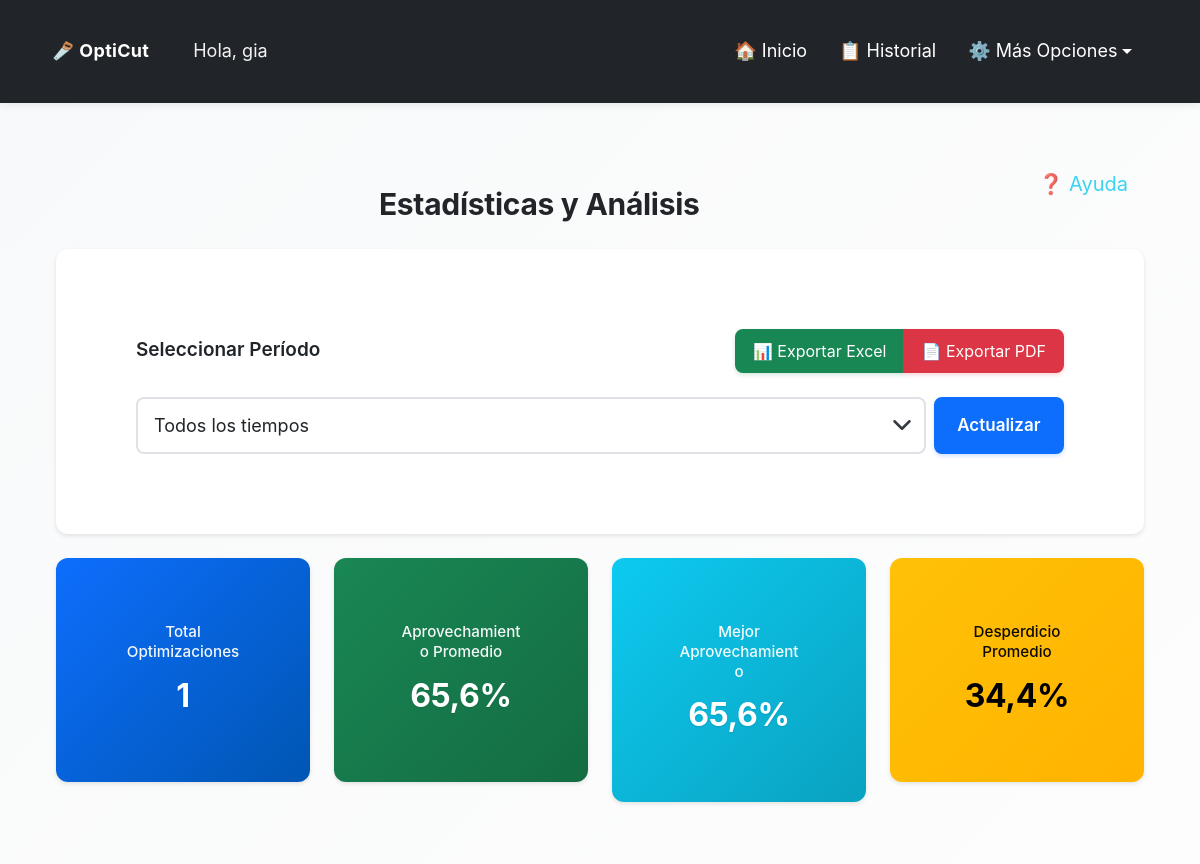
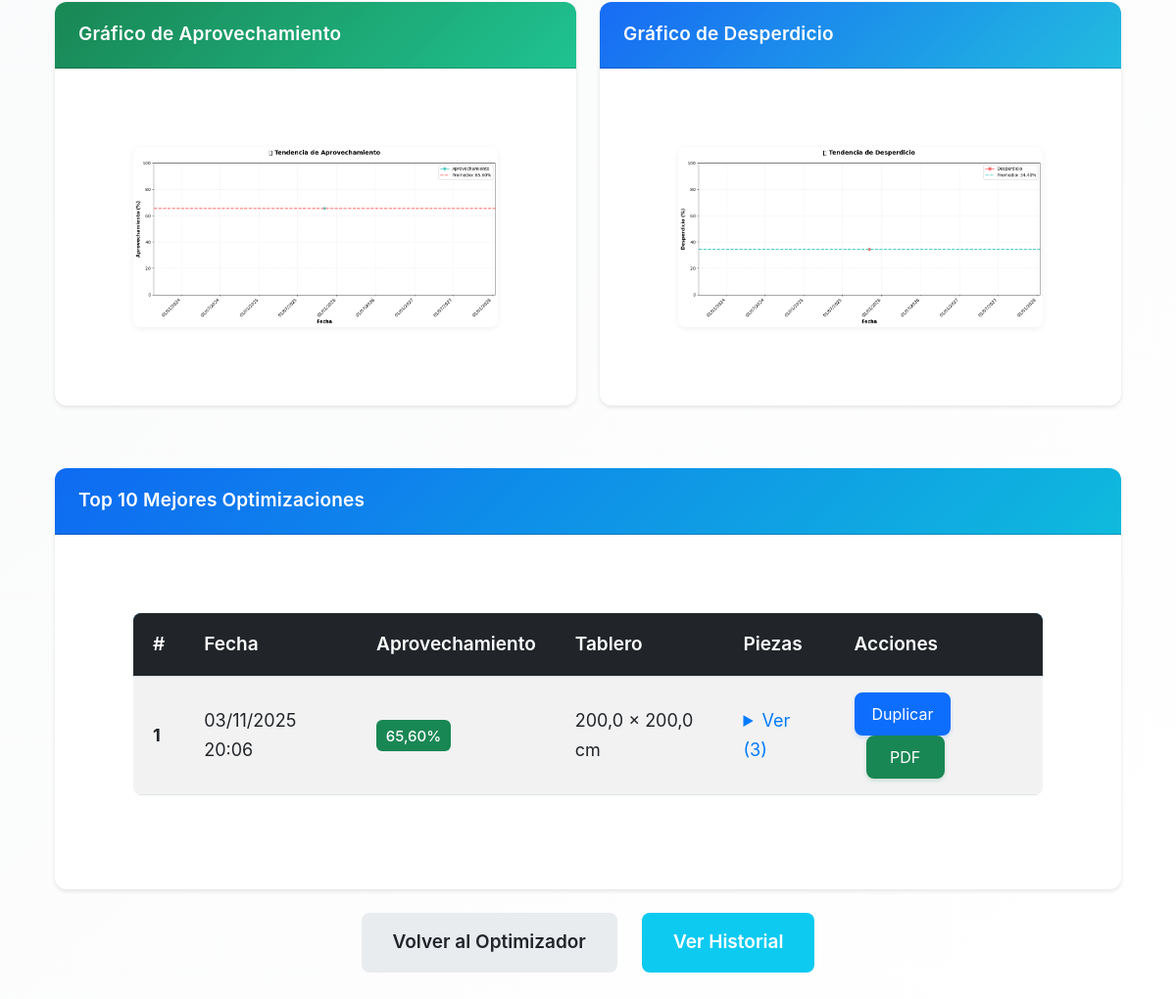
Screenshot of /opticut/estadisticas/ (signed in) with the database file from the repository (2 pictures, top to bottom).
### opticut/models.py (models this page shows, shortened)
class Optimizacion(models.Model):
    UNIDADES_CHOICES = [
        ('cm', 'Centímetros (cm)'),
        ('m', 'Metros (m)'),
        ('in', 'Pulgadas (in)'),
        ('ft', 'Pies (ft)'),
    ]
    usuario = models.ForeignKey(User, on_delete=models.CASCADE)
    fecha = models.DateTimeField(auto_now_add=True)
    ancho_tablero = models.FloatField()  # Siempre guardado en cm (permite decimales)
    alto_tablero = models.FloatField()  # Siempre guardado en cm (permite decimales)
    unidad_medida = models.CharField(max_length=2, choices=UNIDADES_CHOICES, default='cm',
                                     help_text="Unidad de medida usada por el usuario")
    piezas = models.TextField(help_text="Listado de piezas en formato ancho,alto,cantidad")
    imagen = models.ImageField(upload_to='optimizaciones/', null=True, blank=True)
    pdf = models.FileField(upload_to='pdfs/', null=True, blank=True)
    aprovechamiento_total = models.FloatField(default=0)
    favorito = models.BooleanField(default=False)
    permitir_rotacion = models.BooleanField(default=True, help_text="Permitir rotación automática de piezas 90°")
    margen_corte = models.FloatField(default=0.3, help_text="Margen de corte (kerf) en cm (guardado internamente). El valor se ingresa en mm.")
    material = models.ForeignKey(
        Material,
        on_delete=models.SET_NULL,
        null=True,
        blank=True,
        help_text="Material/tablero utilizado (opcional)"
    )
    precio_tablero = models.DecimalField(
        max_digits=10,
        decimal_places=2,
        null=True,
        blank=True,
        help_text="Precio por tablero usado en esta optimización"
    )
    mano_obra = models.DecimalField(
        max_digits=10,
        decimal_places=2,
        default=Decimal('0.00'),
        help_text="Costo de mano de obra (opcional)"
    )
    num_tableros = models.IntegerField(
        default=0,
        help_text="Número de tableros utilizados (calculado automáticamente)"
    )
    cliente = models.ForeignKey(
        'Cliente',
        on_delete=models.SET_NULL,
        null=True,
        blank=True,
        help_text="Cliente asociado a esta optimización (opcional)"
    )
    proyecto = models.ForeignKey(
        'Proyecto',
        on_delete=models.SET_NULL,
        null=True,
        blank=True,
        help_text="Proyecto al que pertenece esta optimización (opcional)"
    )

### opticut/views.py (the view, shortened to what this page needs)
# urls.py: path('estadisticas/', views.estadisticas, name='estadisticas'),
@login_required
@requiere_permiso('puede_ver_estadisticas')
def estadisticas(request):
    todas_optimizaciones = Optimizacion.objects.filter(usuario=request.user).order_by('fecha')
    periodo = request.GET.get('periodo', 'todos')
    ahora = timezone.now()
    optimizaciones_filtradas = todas_optimizaciones
    if periodo == 'semanal':
        fecha_limite = ahora - timedelta(days=7)
        optimizaciones_filtradas = todas_optimizaciones.filter(fecha__gte=fecha_limite)
    elif periodo == 'mensual':
        fecha_limite = ahora - timedelta(days=30)
        optimizaciones_filtradas = todas_optimizaciones.filter(fecha__gte=fecha_limite)
    elif periodo == 'anual':
        fecha_limite = ahora - timedelta(days=365)
        optimizaciones_filtradas = todas_optimizaciones.filter(fecha__gte=fecha_limite)
    total_optimizaciones = optimizaciones_filtradas.count()
    if total_optimizaciones > 0:
        promedio_aprovechamiento = optimizaciones_filtradas.aggregate(
            avg=Avg('aprovechamiento_total')
        )['avg'] or 0
        max_aprovechamiento = optimizaciones_filtradas.order_by('-aprovechamiento_total').first()
        max_aprovech_val = max_aprovechamiento.aprovechamiento_total if max_aprovechamiento else 0
        min_aprovechamiento = optimizaciones_filtradas.order_by('aprovechamiento_total').first()
        min_aprovech_val = min_aprovechamiento.aprovechamiento_total if min_aprovechamiento else 0
        promedio_desperdicio = 100 - promedio_aprovechamiento
        top_optimizaciones = optimizaciones_filtradas.order_by('-aprovechamiento_total')[:10]
        grafico_aprovechamiento = generar_grafico_aprovechamiento(
            optimizaciones_filtradas.order_by('fecha'), periodo, alta_resolucion=False
        )
        grafico_aprovechamiento_hd = generar_grafico_aprovechamiento(
            optimizaciones_filtradas.order_by('fecha'), periodo, alta_resolucion=True
        )
        grafico_desperdicio = generar_grafico_desperdicio(
            optimizaciones_filtradas.order_by('fecha'), periodo, alta_resolucion=False
        )
        grafico_desperdicio_hd = generar_grafico_desperdicio(
            optimizaciones_filtradas.order_by('fecha'), periodo, alta_resolucion=True
        )
    top_optimizaciones_list = []
    for idx, opt in enumerate(top_optimizaciones, start=1):
        piezas_procesadas = []
        for linea in opt.piezas.splitlines():
            if linea.strip():
                partes = linea.split(',')
                if len(partes) == 4:
                    piezas_procesadas.append({
                        'nombre': partes[0].strip(),
                        'ancho': partes[1].strip(),
                        'alto': partes[2].strip(),
                        'cantidad': partes[3].strip()
                    })
        unidad_opt = getattr(opt, 'unidad_medida', 'cm') or 'cm'
        ancho_mostrar = round(convertir_desde_cm(opt.ancho_tablero, unidad_opt), 2)
        alto_mostrar = round(convertir_desde_cm(opt.alto_tablero, unidad_opt), 2)
        top_optimizaciones_list.append({
            'optimizacion': opt,
            'posicion': idx,
            'piezas': piezas_procesadas,
            'ancho_mostrar': ancho_mostrar,
            'alto_mostrar': alto_mostrar,
            'unidad_medida': unidad_opt,
        })
    return render(request, 'opticut/estadisticas.html', {
        'total_optimizaciones': total_optimizaciones,
        'promedio_aprovechamiento': round(promedio_aprovechamiento, 2),
        'max_aprovechamiento': round(max_aprovech_val, 2),
        'min_aprovechamiento': round(min_aprovech_val, 2),
        'promedio_desperdicio': round(promedio_desperdicio, 2),
        'top_optimizaciones': top_optimizaciones_list,
        'grafico_aprovechamiento': grafico_aprovechamiento,
        'grafico_aprovechamiento_hd': grafico_aprovechamiento_hd,
        'grafico_desperdicio': grafico_desperdicio,
        'grafico_desperdicio_hd': grafico_desperdicio_hd,
        'periodo': periodo,
        'optimizaciones_filtradas': optimizaciones_filtradas,
    })

### opticut/templates/opticut/estadisticas.html (shortened to what this page needs)
{% extends 'opticut/base.html' %}
{% load static %}
{% block extra_css %}
<link rel="stylesheet" href="{% static 'opticut/css/estadisticas.css' %}">
{% endblock %}
{% block content %}
<div class="container mt-4">
  <div class="d-flex justify-content-between align-items-center mb-4 fade-in">
    <h2 class="text-center mb-0 flex-grow-1">Estadísticas y Análisis</h2>
    <button type="button" class="btn btn-sm btn-outline-info btn-ayuda-seccion"
            onclick="iniciarTutorialSeccion('estadisticas')"
            title="Ayuda sobre estadísticas">
      ❓ Ayuda
    </button>
  </div>
  <div class="card mb-4 fade-in">
    <div class="card-body">
      <div class="d-flex justify-content-between align-items-center mb-3">
        <h5 class="card-title mb-0">Seleccionar Período</h5>
        {% if total_optimizaciones > 0 %}
        <div class="btn-group">
          <a href="{% url 'opticut:exportar_excel_desperdicio' %}?periodo={{ periodo }}"
             class="btn btn-success btn-sm">
            📊 Exportar Excel
          </a>
          <a href="{% url 'opticut:exportar_pdf_desperdicio' %}?periodo={{ periodo }}"
             class="btn btn-danger btn-sm">
            📄 Exportar PDF
          </a>
        </div>
        {% endif %}
      </div>
      <form method="GET" action="{% url 'opticut:estadisticas' %}" class="d-flex gap-2">
        <select name="periodo" class="form-select" onchange="this.form.submit()">
          <option value="todos" {% if periodo == 'todos' %}selected{% endif %}>Todos los tiempos</option>
        </select>
        <button type="submit" class="btn btn-primary">Actualizar</button>
      </form>
    </div>
  </div>
  {% if total_optimizaciones > 0 %}
    <div class="row mb-4 fade-in">
      <div class="col-md-3 mb-3">
        <div class="card text-center bg-primary text-white stats-card">
          <div class="card-body">
            <h5 class="card-title stats-title">Total Optimizaciones</h5>
            <h2>{{ total_optimizaciones }}</h2>
          </div>
        </div>
      </div>
      <div class="col-md-3 mb-3">
        <div class="card text-center bg-success text-white stats-card">
          <div class="card-body">
            <h5 class="card-title stats-title">Aprovechamiento Promedio</h5>
            <h2>{{ promedio_aprovechamiento }}%</h2>
          </div>
        </div>
      </div>
      <div class="col-md-3 mb-3">
        <div class="card text-center bg-info text-white stats-card">
          <div class="card-body">
            <h5 class="card-title stats-title">Mejor Aprovechamiento</h5>
            <h2>{{ max_aprovechamiento }}%</h2>
          </div>
        </div>
      </div>
      <div class="col-md-3 mb-3">
        <div class="card text-center bg-warning text-white stats-card">
          <div class="card-body">
            <h5 class="card-title stats-title">Desperdicio Promedio</h5>
            <h2>{{ promedio_desperdicio }}%</h2>
          </div>
        </div>
      </div>
    </div>
    <div class="row mb-4 fade-in">
      <div class="col-md-6 mb-4">
        <div class="card">
          <div class="card-header bg-success text-white">
            <h5 class="mb-0">Gráfico de Aprovechamiento</h5>
          </div>
          <div class="card-body">
            {% if grafico_aprovechamiento %}
              <div class="chart-container"
                   onclick="abrirModalGrafico('aprovechamiento')">
                <img
                     alt="Gráfico de Aprovechamiento"
                     class="img-fluid chart-thumbnail">
              </div>
            {% else %}
              <p class="text-muted">No hay datos para mostrar</p>
            {% endif %}
          </div>
        </div>
      </div>
      <div class="col-md-6 mb-4">
        <div class="card">
          <div class="card-header bg-danger text-white">
            <h5 class="mb-0">Gráfico de Desperdicio</h5>
          </div>
          <div class="card-body">
            {% if grafico_desperdicio %}
              <div class="chart-container"
                   onclick="abrirModalGrafico('desperdicio')">
                <img
                     alt="Gráfico de Desperdicio"
                     class="img-fluid chart-thumbnail">
              </div>
            {% else %}
              <p class="text-muted">No hay datos para mostrar</p>
            {% endif %}
          </div>
        </div>
      </div>
    </div>
    <div class="card fade-in">
      <div class="card-header bg-dark text-white">
        <h5 class="mb-0">Top 10 Mejores Optimizaciones</h5>
      </div>
      <div class="card-body">
        {% if top_optimizaciones %}
          <div class="table-responsive">
            <table class="table table-striped table-hover">
              <thead class="table-dark">
                <tr>
                  <th>#</th>
                  <th>Fecha</th>
                  <th>Aprovechamiento</th>
                  <th>Tablero</th>
                  <th>Piezas</th>
                  <th>Acciones</th>
                </tr>
              </thead>
              <tbody>
                {% for item in top_optimizaciones %}
                  <tr>
                    <td><strong>{{ item.posicion }}</strong></td>
                    <td>{{ item.optimizacion.fecha|date:"d/m/Y H:i" }}</td>
                    <td>
                      <span class="badge bg-success">{{ item.optimizacion.aprovechamiento_total|floatformat:2 }}%</span>
                    </td>
                    <td>{{ item.ancho_mostrar }} × {{ item.alto_mostrar }} {{ item.unidad_medida }}</td>
                    <td>
                      <details>
                        <summary>Ver ({{ item.piezas|length }})</summary>
                      </details>
                    </td>
                    <td>
                      <a href="{% url 'opticut:duplicar_optimizacion' item.optimizacion.id %}"
                         class="btn btn-sm btn-primary" title="Duplicar">
                        Duplicar
                      </a>
                      <a href="{% url 'opticut:descargar_pdf' item.optimizacion.id %}"
                         class="btn btn-sm btn-success" title="Descargar PDF" data-carga-texto="Descargando PDF...">
                        PDF
                      </a>
                    </td>
                  </tr>
                {% endfor %}
              </tbody>
            </table>
          </div>
        {% else %}
          <p class="text-muted">No hay optimizaciones para mostrar</p>
        {% endif %}
      </div>
    </div>
  {% endif %}
  <div class="text-center mt-4 mb-5 fade-in">
    <a href="{% url 'opticut:index' %}" class="btn btn-secondary btn-lg me-2">
      Volver al Optimizador
    </a>
    <a href="{% url 'opticut:historial' %}" class="btn btn-info btn-lg">
      Ver Historial
    </a>
  </div>
</div>
{% endblock %}

### opticut/templates/opticut/base.html (shortened to what this page needs)
{% load static %}
<!DOCTYPE html>
<html lang="es" data-theme="light">
<head>
    <link href="https://cdn.jsdelivr.net/npm/bootstrap@5.3.0/dist/css/bootstrap.min.css" rel="stylesheet">
    <link rel="stylesheet" href="https://cdn.jsdelivr.net/npm/intro.js@7.2.0/minified/introjs.min.css">
    <link rel="stylesheet" href="{% static 'opticut/css/main.css' %}">
    <link rel="stylesheet" href="{% static 'opticut/css/accessibility.css' %}">
    {% block extra_css %}{% endblock %}
</head>
<body {% if user.is_authenticated and user.perfil %}data-session-timeout="{{ user.perfil.get_timeout_segundos_str }}" data-perfil-theme="{% if user.perfil.tema_preferido != 'auto' %}{{ user.perfil.tema_preferido }}{% else %}auto{% endif %}" data-font-size="{{ user.perfil.tamanio_fuente }}" data-perfil-unidad="{{ user.perfil.unidad_medida_predeterminada }}" data-perfil-algoritmo="{{ user.perfil.algoritmo_predeterminado }}" data-perfil-rotacion="{{ user.perfil.rotacion_automatica_predeterminada|yesno:'1,0' }}"{% endif %}>
    <nav class="navbar navbar-expand-lg navbar-custom">
        <div class="container-fluid">
            <div class="d-flex align-items-center">
                <a class="navbar-brand me-3" href="{% url 'opticut:index' %}">
                    🪚 OptiCut
                </a>
                {% if user.is_authenticated %}
                    <span class="navbar-greeting">Hola, {{ user.username }}</span>
                {% endif %}
            </div>
            <div class="collapse navbar-collapse" id="navbarNav">
                <div class="navbar-nav ms-auto d-flex align-items-center">
                    {% if user.is_authenticated %}
                        {% if user.is_superuser or user.perfil and user.perfil.rol == 'admin' %}
                            <a class="nav-link" href="{% url 'opticut:index' %}" title="Ir a la página principal del optimizador">🏠 Inicio</a>
                            <a class="nav-link" href="{% url 'usuarios:admin_dashboard' %}" title="Ir al panel de administración de usuarios">🛡️ Admin Dashboard</a>
                        {% else %}
                            <a class="nav-link" href="{% url 'opticut:index' %}" title="Ir a la página principal del optimizador">🏠 Inicio</a>
                            <a class="nav-link" href="{% url 'opticut:historial' %}" title="Ver historial de optimizaciones">📋 Historial</a>
                        {% endif %}
                        <div class="dropdown">
                            <a class="nav-link dropdown-toggle" href="#" id="navbarDropdown" role="button" data-bs-toggle="dropdown" aria-expanded="false">
                                ⚙️ Más Opciones
                            </a>
                        </div>
                    {% else %}
                        {% block show_auth_buttons %}
                        <a href="{% url 'usuarios:login' %}" class="btn btn-outline-primary btn-sm me-2">🔑 Iniciar sesión</a>
                        <a href="{% url 'usuarios:registro' %}" class="btn btn-outline-success btn-sm">📝 Registrarse</a>
                        {% endblock %}
                    {% endif %}
                </div>
            </div>
        </div>
    </nav>
    <div class="container">
        {% block content %}
        {% endblock %}
    </div>
</body>
</html>

### rows the page displays
Optimizacion: posicion "1", optimizacion.fecha "03/11/2025 20:06", optimizacion.aprovechamiento_total "65,60", ancho_mostrar "200,0", alto_mostrar "200,0", unidad_medida "cm", piezas|length "3"

### other values shown
{{ user.username }} "gia"
{{ total_optimizaciones }} "1"
{{ promedio_aprovechamiento }} "65,6"
{{ max_aprovechamiento }} "65,6"
{{ promedio_desperdicio }} "34,4"
